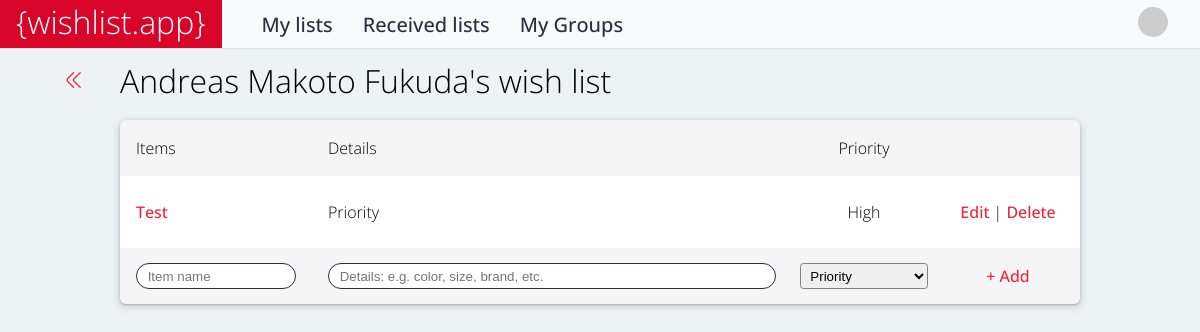
Before: /accounts/4/wish_lists (signed in) with the older database file.
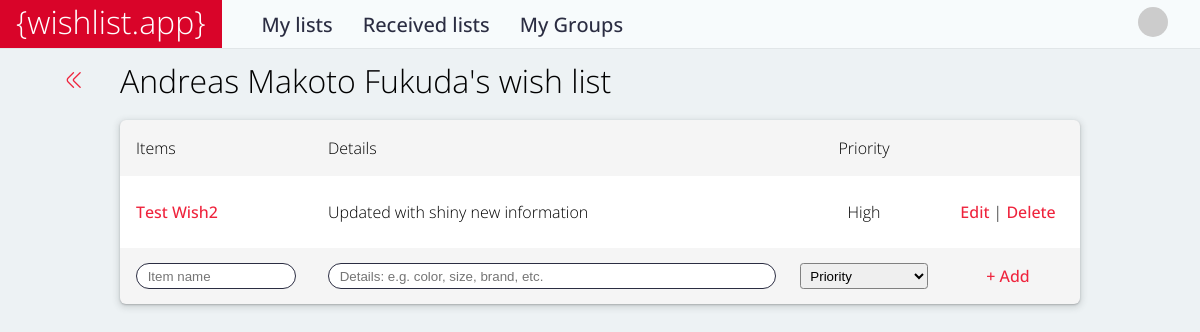
After: the same page with the newer database file.
### wishlist/models.py (models this page shows, shortened)
class Wish(models.Model):
    title = models.CharField(max_length=200)
    author = models.ForeignKey(
        get_user_model(),
        on_delete=models.CASCADE,
    )
    HIGH_PRIORITY = 'HI'
    MEDIUM_PRIORITY = 'MD'
    LOW_PRIORITY = 'LO'
    priority_choices = [
        (HIGH_PRIORITY, 'High'),
        (MEDIUM_PRIORITY, 'Medium'),
        (LOW_PRIORITY, 'Low'),
    ]
    priority = models.CharField(
        max_length=2,
        choices=priority_choices,
        default=HIGH_PRIORITY,
        blank=True
    )
    details = models.TextField(blank=True)
    link = models.URLField(blank=True)
    class Meta:
        verbose_name_plural = 'Wishes'

### wishlist/views.py (the view)
# urls.py: path('<int:pk>/wish_lists', WishListView.as_view(), name='wish_list'),
class WishListView(LoginRequiredMixin, ListView):
    model = Wish
    context_object_name = 'wish'
    template_name = 'wish/list.html'
    fields = ['title', 'author', 'priority', 'details']
    def get_queryset(self):
        return Wish.objects.filter(author_id=self.kwargs['pk'])
    def get_context_data(self, **kwargs):
        data = super().get_context_data(**kwargs)
        list_owner = CustomUser.objects.get(id=self.kwargs['pk'])
        data['list_owner_id'] = list_owner.id
        data['list_owner'] = get_possessive_ending(
            get_name_or_email(list_owner))
        data['form'] = WishCreateForm()
        return data

### wishlist/forms.py
class WishCreateForm(forms.ModelForm):
    title = forms.CharField(
        max_length=100,
        widget=forms.TextInput(
            attrs={
                'placeholder': 'Item name',
                'class': 'in-page-input',
                'autofocus': 'autofocus'}))
    HIGH_PRIORITY = 'HI'
    MEDIUM_PRIORITY = 'MD'
    LOW_PRIORITY = 'LO'
    priority_choices = [
        ('', 'Priority'),
        (HIGH_PRIORITY, "High"),
        (MEDIUM_PRIORITY, "Medium"),
        (LOW_PRIORITY, "Low"),
    ]
    priority = forms.ChoiceField(
        choices=priority_choices,
        required=False,
        widget=forms.Select(
            attrs={
                'placeholder': 'Priority',
                'class': 'in-page-input'}))
    details = forms.CharField(
        max_length=200,
        widget=forms.TextInput(
            attrs={
                'placeholder': 'Details: e.g. color, size, brand, etc.',
                'class': 'in-page-input'}))
    class Meta:
        model = Wish
        fields = ['title', 'priority', 'details']

### pages/views.py (called while the page is built)
def get_name_or_email(user):
        if user.first_name:
            return user.first_name
        else:
            return user.email

### templates/wish/list.html (shortened to what this page needs)
{% extends 'base.html' %}
{% block content %}
    <div class="back">
        {% if user.check_multi_responsible %}
            <a href="{% url 'my_lists' %}"><i class="fi-rr-angle-double-left"></i></a>
        {% else %}
            <a href="{% url 'wish_list' user.id %}"><i class="fi-rr-angle-double-left"></i></a>
        {% endif %}
    </div>
    <div class="page-title">{{ list_owner }} wish list</div>
    <table class="list">
        <tr class="list-top">
            <td class="wish-list-items">
                Items
            </td>
            <td class="wish-list-details">
                Details
            </td>
            <td class="wish-list-priority">
                Priority
            </td>
            <td class="wish-list-actions">
            </td>
        </tr>
        {% for wish in object_list %}
            <tr class="list-entry">
                <td class="wish-list-items">
                    <a href="{% url 'update_wish' list_owner_id wish.id %}" class = "item-title">
                        {{ wish.title }}
                    </a>
                </td>
                <td class="wish-list-details">
                    {{ wish.details }}
                </td>
                <td class="wish-list-priority">
                    {{ wish.get_priority_display }}
                </td>
                <td class="wish-list-actions">
                    <span>
                        <a href="{% url 'update_wish' list_owner_id wish.id %}">Edit</a> |
                        <a href="{% url 'delete_wish' wish.id %}">
                            Delete
                        </a>
                    </span>
                </td>
            </tr>
        {% endfor %}
        <tr class="list-bottom">
            <form id="create-wish", method="post" action="{% url 'wish_new' list_owner_id %}">
                <td class="wish-list-items">
                    {{ form.title }}
                </td>
                <td class="wish-list-details">
                    {{ form.details }}
                </td>
                <td class="wish-list-priority">
                    {{ form.priority }}
                </td>
                <td class="wish-list-actions">
                    <a href="#", onclick="document.getElementById('create-wish').submit()">
                        + Add
                    </a>
                </td>
            </form>
        </tr>
    </table>
{% endblock content %}

Changed rows visible on the page:
changed Wish "High": title "Test" → "Test Wish2"; details "Priority" → "Updated with shiny new information"
